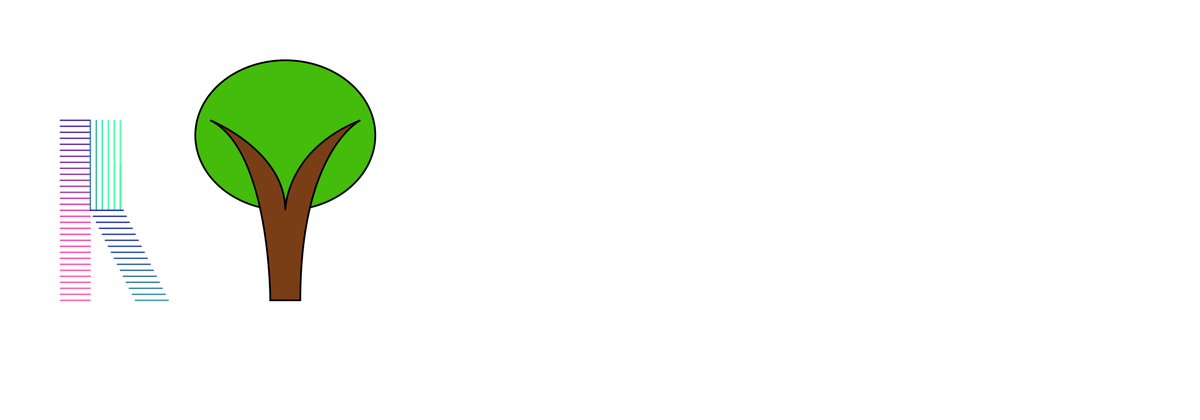
Frame 1 (no input)
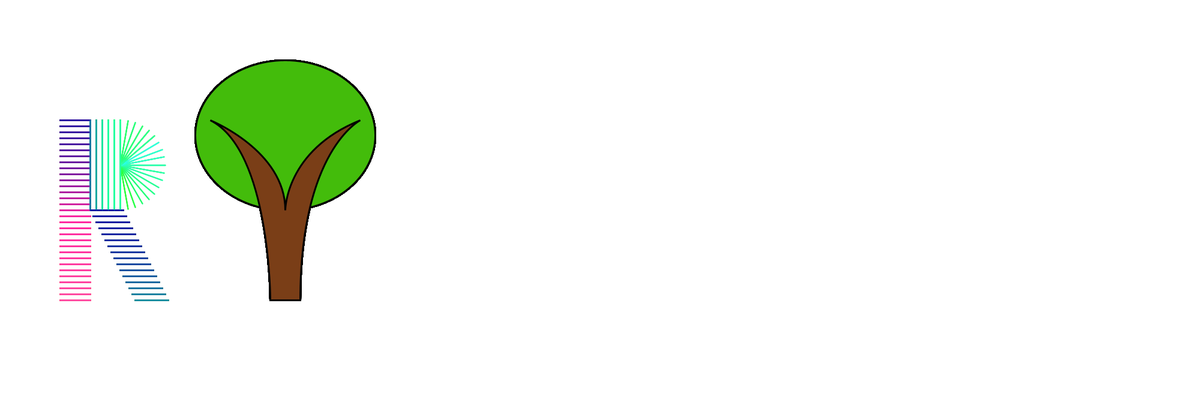
Frame 60 (the mouse pressed at the canvas centre just before this capture)
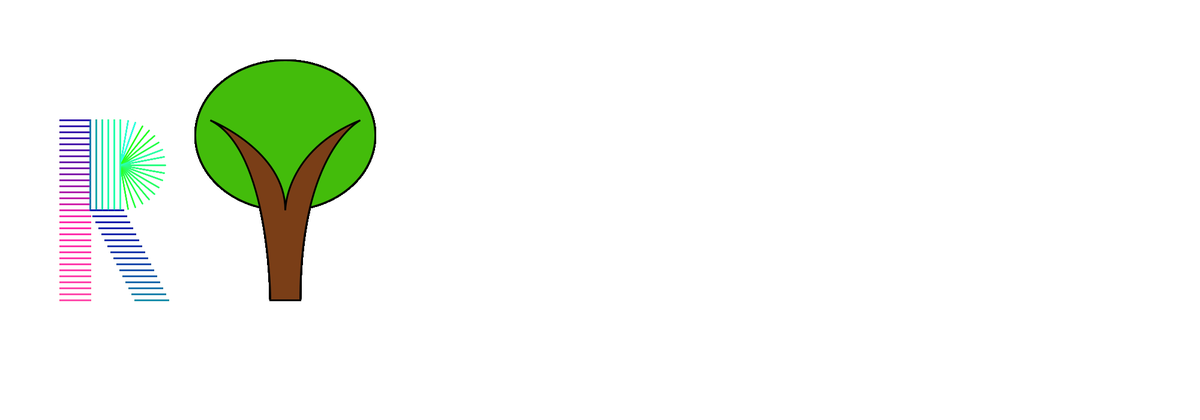
Frame 120 (the mouse held since frame 60 and released just before this capture)

The Processing sketch that drew these frames (run headless with seeded random() and noise(); from frame 60 on, the mouse is pressed at the canvas centre):

// Processing sketch: Culminating
// ── Culminating.pde
int angle = 90;
char angleDir = 's';

void setup() {
  size(2000, 700);
  background(255);
}

void draw() {
  r();
  y();
  
  //draws the unit circle
  if (angleDir == 's'){
    angle-=10;
  }
  else if (angleDir == 'a'){
    angle+=10;
  }
  
}

void r() {
  int time = millis();
  strokeWeight(2);

  //left bar
  for (int i = 200; i <= 500; i+=10) {
    stroke(pow(radians(i), 3), pow(radians(i), 2), time%255);
    line(100, i, 150, i);
  }

  //horizontal bar
  for (int i = 150; i <= 200; i+= 10) {
    stroke(pow(radians(i), 3), pow(radians(i), 5), time%255);
    line(i, 350, i, 200);
  }

  //UNIT CIRCLE

  if (angle == 0 && angleDir == 's'){
    angle = 360;
  }
  else if (angle == 360 && angleDir == 'a'){
    angle = 0;
  }
  
  if (angle == 270 && angleDir == 's'){
    angleDir = 'a';
  }
  else if (angle == 90 && angleDir == 'a'){
    angleDir = 's';
  }
  

  line(200, 275, cos(radians(angle))*75+200, sin(radians(angle))*75+275);


  //diagonal bar
  for (float i = 150; i <= 300; i+=10) {
    stroke(pow(radians(i), 2), pow(radians(i), 3), time%255);
    line(i/2+75, i+200, i/2+130, i+200);
  }
}

void y() {
  strokeWeight(3);
  stroke(0);
  //leaf
  fill(67, 188, 11);
  ellipse(475, 225, 300, 250);

  //branches

  fill(122, 62, 23);
  beginShape();
  vertex(500, 500);
  vertex(450, 500);
  bezierVertex(450, 500, 450, 250, 350, 200);
  bezierVertex(350, 200, 475, 250, 475, 350);
  bezierVertex(475, 350, 475, 250, 600, 200);
  bezierVertex(600, 200, 500, 250, 500, 500);
  endShape();
}
